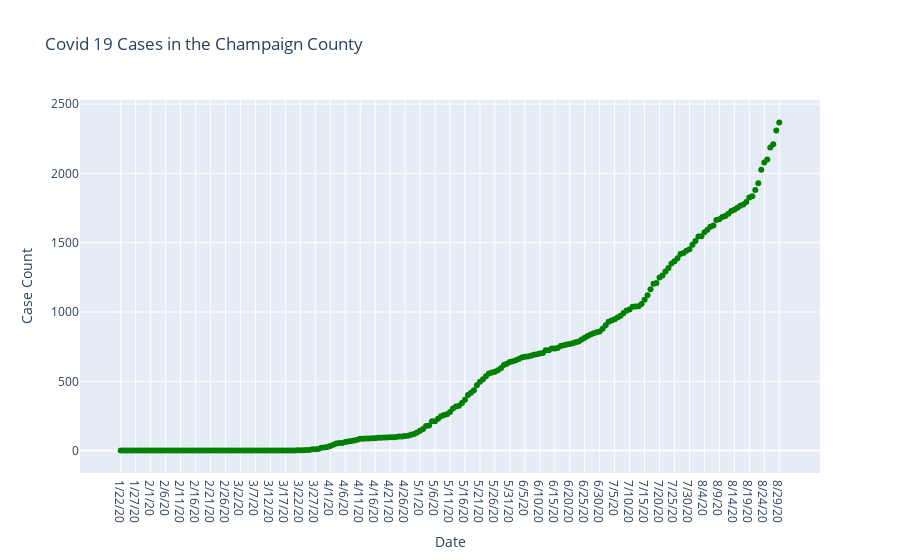

This figure's notebook cell:
### Code cell
pyo.offline.init_notebook_mode(connected=True)
fig = go.Figure()
fig.add_trace(go.Scatter(x=dates, y=Champaign_cases,
                    line_color='#008000',
                    mode='markers',
                    name='lines'
                        ))
fig.update_layout(
    title="Covid 19 Cases in the Champaign County",
    xaxis_title="Date",
    yaxis_title="Case Count",
)

value = Champaign_cases[-1]
print("There are",f"{value:,}","confirmed cases in the Champaign County")
fig.show()

### Figure 1 — Plotly figure (JSON) as saved in the notebook; plotly's stock layout.template omitted (floating-point values rounded to 4 significant figures; data arrays with more than 128 entries replaced by an {"elided": "..."} marker saying what was removed)
{"data": [{"line": {"color": "#008000"}, "mode": "markers", "name": "lines", "type": "scatter", "x": {"elided": "221 str values"}, "y": {"elided": "221 int values"}}], "layout": {"title": {"text": "Covid 19 Cases in the Champaign County"}, "xaxis": {"title": {"text": "Date"}}, "yaxis": {"title": {"text": "Case Count"}}}}
